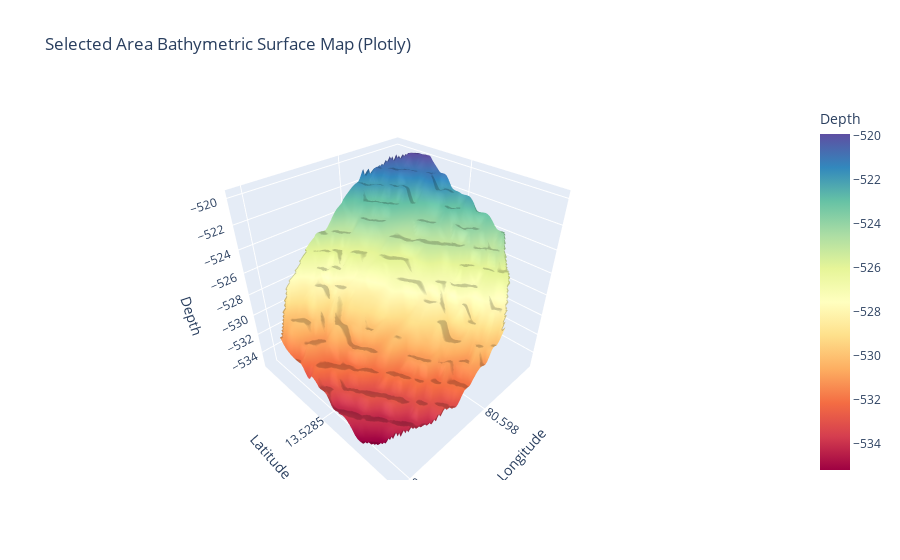

Notebook code cell kept with this figure:
### Code cell
import pandas as pd
import numpy as np
import plotly.graph_objs as go
from scipy.interpolate import griddata

# Load data
df0 = pd.read_csv("100.csv")
lon = df0["Longitude"]
lat = df0["Latitude"]
elev = df0["Depth"]

# Create grid for surface plot
grid_lon = np.linspace(lon.min(), lon.max(), 100)
grid_lat = np.linspace(lat.min(), lat.max(), 100)
grid_lon, grid_lat = np.meshgrid(grid_lon, grid_lat)
grid_elev = griddata((lon, lat), elev, (grid_lon, grid_lat), method='cubic')

# Create contour plot using Plotly
contour_fig = go.Figure(go.Contour(x=lon, y=lat, z=elev, colorscale='spectral'))
contour_fig.update_layout(title='Bathymetric Contour Map (Plotly)', xaxis_title='Longitude', yaxis_title='Latitude')
contour_fig.update_traces(colorbar=dict(title='Depth', x=1.15))

# Show contour plot
contour_fig.show()

# Constants for converting meters to degrees
# Assuming the area is near the equator for simplicity, adjust as necessary for your region
meters_per_degree_lat = 111320  # Approximate number of meters per degree of latitude
meters_per_degree_lon = 111320  # This varies based on latitude, use the same value for simplicity

# Define the size of the area in meters
area_size_m = 100
total_area = 100*100
# Convert area size to degrees
area_size_deg_lat = area_size_m / meters_per_degree_lat
area_size_deg_lon = area_size_m / meters_per_degree_lon

# Prompt user for the center of the area
center_lon = lon.mean()
center_lat = lat.mean()

# Calculate the boundaries of the area
lon_min = center_lon - area_size_deg_lon / 2
lon_max = center_lon + area_size_deg_lon / 2
lat_min = center_lat - area_size_deg_lat / 2
lat_max = center_lat + area_size_deg_lat / 2

# Filter the dataframe for the selected area
filtered_df = df0[(df0["Longitude"] >= lon_min) & (df0["Longitude"] <= lon_max) & 
                 (df0["Latitude"] >= lat_min) & (df0["Latitude"] <= lat_max)]

# Save the filtered dataframe to a new CSV file
filtered_df.to_csv("filtered_area.csv", index=False)

# Highlight the selected area on the original contour plot
highlight = go.Scatter(
    x=[lon_min, lon_max, lon_max, lon_min, lon_min],
    y=[lat_min, lat_min, lat_max, lat_max, lat_min],
    mode='lines',
    line=dict(color='black', width=2),
    name='Selected Area'
)

contour_fig.add_trace(highlight)
contour_fig.show()

# Create 3D surface plot using Plotly for the selected area
selected_grid_lon = np.linspace(lon_min, lon_max, 100)
selected_grid_lat = np.linspace(lat_min, lat_max, 100)
selected_grid_lon, selected_grid_lat = np.meshgrid(selected_grid_lon, selected_grid_lat)
selected_grid_elev = griddata((lon, lat), elev, (selected_grid_lon, selected_grid_lat), method='cubic')

surface_fig = go.Figure(go.Surface(x=selected_grid_lon, y=selected_grid_lat, z=selected_grid_elev, colorscale='spectral'))
surface_fig.update_layout(title='Selected Area Bathymetric Surface Map (Plotly)', scene=dict(xaxis_title='Longitude', yaxis_title='Latitude', zaxis_title='Depth'))
surface_fig.update_traces(colorbar=dict(title='Depth', x=1.15))
surface_fig.show()

### Figure 1 — Plotly figure (JSON) as saved in the notebook; plotly's stock layout.template omitted (floating-point values rounded to 4 significant figures; data arrays with more than 128 entries replaced by an {"elided": "..."} marker saying what was removed)
{"data": [{"colorbar": {"title": {"text": "Depth"}, "x": 1.15}, "colorscale": [[0, "rgb(158,1,66)"], [0.1, "rgb(213,62,79)"], [0.2, "rgb(244,109,67)"], [0.3, "rgb(253,174,97)"], [0.4, "rgb(254,224,139)"], [0.5, "rgb(255,255,191)"], [0.6, "rgb(230,245,152)"], [0.7, "rgb(171,221,164)"], [0.8, "rgb(102,194,165)"], [0.9, "rgb(50,136,189)"], [1, "rgb(94,79,162)"]], "type": "surface", "x": {"elided": "100x100 float values"}, "y": {"elided": "100x100 float values"}, "z": {"elided": "100x100 float values"}}], "layout": {"scene": {"xaxis": {"title": {"text": "Longitude"}}, "yaxis": {"title": {"text": "Latitude"}}, "zaxis": {"title": {"text": "Depth"}}}, "title": {"text": "Selected Area Bathymetric Surface Map (Plotly)"}}}
